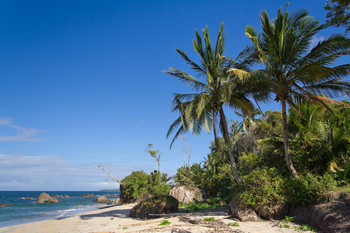
#> input picture beach.png, 350 x 233 px
$ python flipping.py --image beach.png
#> lines starting #> are read from the running program, lines starting #| are printed output that depends on the picture
import numpy as np
import argparse
import imutils
import cv2

# Construct the argument parser and parse the arguments
ap = argparse.ArgumentParser()
ap.add_argument("-i", "--image", required = True,
	help = "Path to the image")
args = vars(ap.parse_args())

# Load the image and show it
image = cv2.imread(args["image"])
#> image is the input picture: shape (233, 350, 3); mean B, G, R 136, 110.4, 78.6
cv2.imshow("Original", image)

flipped = cv2.flip(image,1)
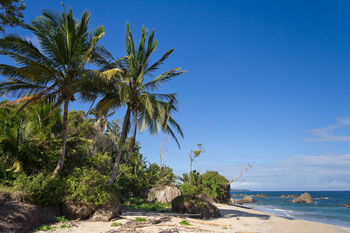
#> flipped: shape (233, 350, 3); mean B, G, R 136, 110.4, 78.6
cv2.imshow("Flipped Horizontally",flipped)

flipped = cv2.flip(image,0)
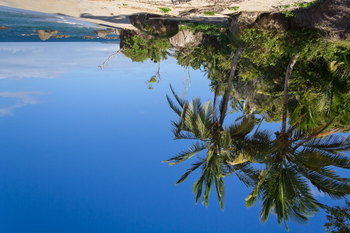
#> flipped: shape (233, 350, 3); mean B, G, R 136, 110.4, 78.6
cv2.imshow("Flipped Vertically",flipped)

flipped = cv2.flip(image,-1)
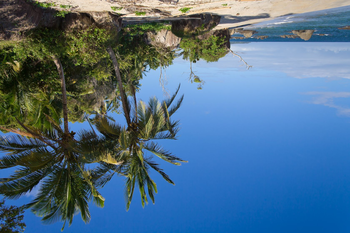
#> flipped: shape (233, 350, 3); mean B, G, R 136, 110.4, 78.6
cv2.imshow("Flipped Horizontally & Vertically",flipped)


#crop image
cropped = image[30:120 , 240:335]
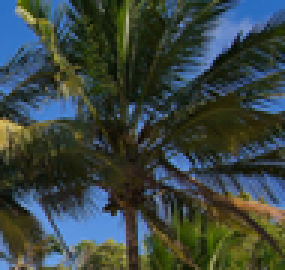
#> cropped: shape (90, 95, 3) (shown 3 times larger); mean B, G, R 65.7, 69.4, 57.8
cv2.imshow("T-Rex Face", cropped)

cv2.waitKey(0)

$ run again, on wave.png
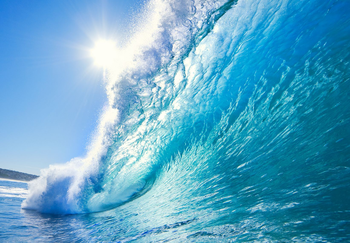
#> input picture wave.png, 350 x 243 px
#> image is the input picture: shape (243, 350, 3); mean B, G, R 199.1, 166.5, 93.5
#> `flipped = cv2.flip(image,-1)`:
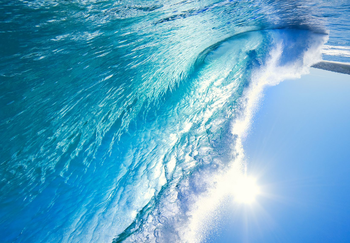
#> flipped: shape (243, 350, 3); mean B, G, R 199.1, 166.5, 93.5
#> `cropped = image[30:120 , 240:335]`:
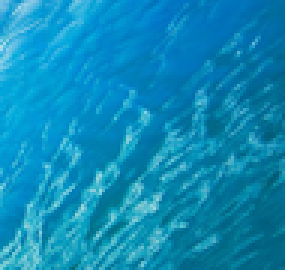
#> cropped: shape (90, 95, 3) (shown 3 times larger); mean B, G, R 184.1, 139, 13.3
